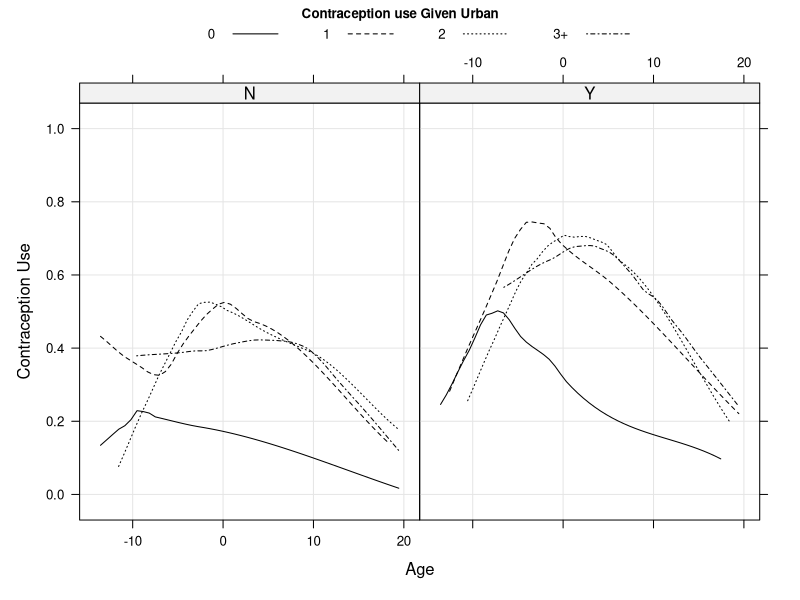
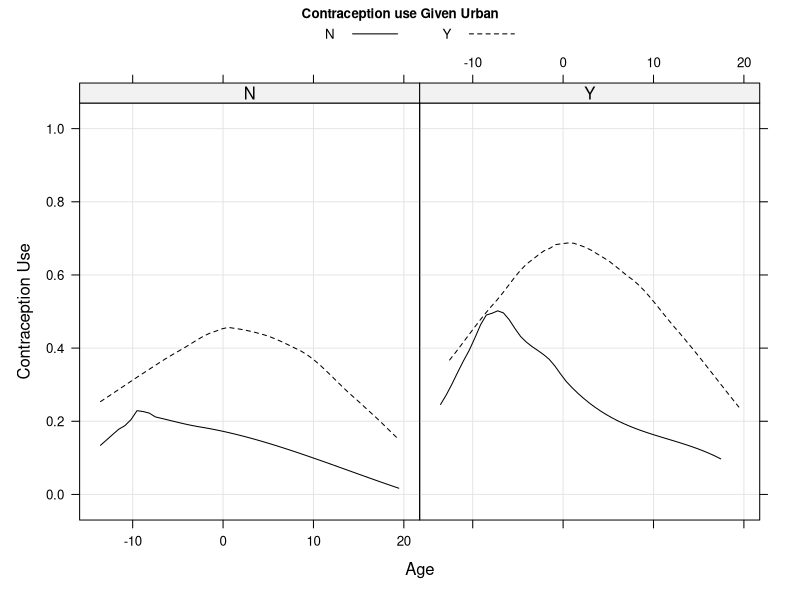
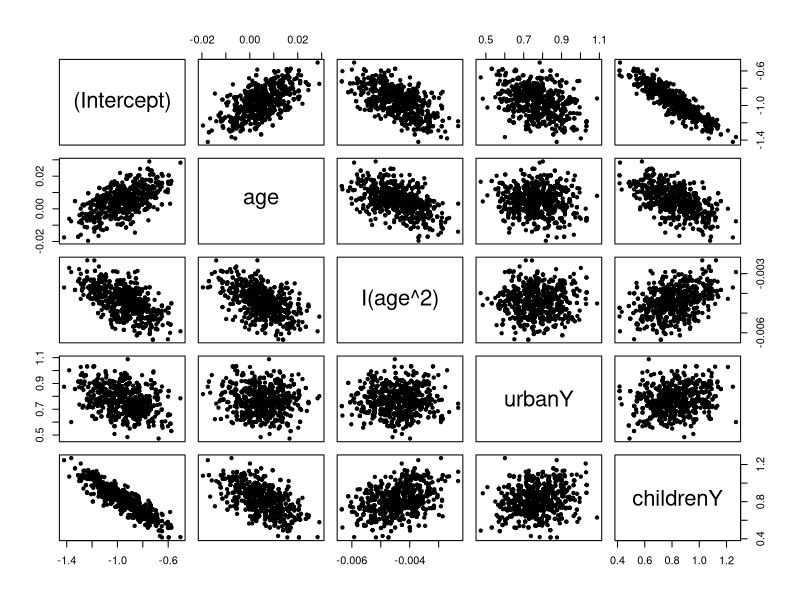

Write R code to recreate these figures, in order.
# Name: binomialRegression.R
# Auth: uhkniazi
# Date: 06/06/2017
# Desc: Binomial regression, using fixed and random effects (2 level model)


## using the contraception data set
## see page 120 Chapter 6 of Lme4 book.
library(lattice)
library(lme4)
library(mlmRev)
library(car)
library(LearnBayes)

data("Contraception")

str(Contraception)

## we plot the data as the author does in this book
xyplot(ifelse(use == 'Y', 1, 0) ~ age|urban, data = Contraception, groups = livch, lty=1:4, col=1,
       type=c('g', 'smooth'), key = list(text=list(levels(Contraception$livch)), lines=list(lty=1:4),
                                         columns=4, cex=0.8),
       xlab='Age', ylab='Contraception Use', main=list(label='Contraception use Given Urban', cex=0.8))

## Figure suggests following things:
## 1- Contraception use and age have a quadradic trend.
## 2- middle age range women are more likely to use contraception
## 3- Urban women are more likely to use contraception
## 4- women with 0 childeren are less likely to use contraception.
## 5- women who have children are less different from each other

## using point 5, merge the groups 1, 2, and 3 in the variable livch
Contraception$children = factor(Contraception$livch != 0, labels=c('N', 'Y'))

str(Contraception)

xyplot(ifelse(use == 'Y', 1, 0) ~ age|urban, data = Contraception, groups = children, lty=1:2, col=1,
       type=c('g', 'smooth'), key = list(text=list(levels(Contraception$children)), lines=list(lty=1:2),
                                         columns=2, cex=0.8),
       xlab='Age', ylab='Contraception Use', main=list(label='Contraception use Given Urban', cex=0.8))

## we should perhaps also use an interaction term between age and number of children, as the slopes and interceptrs
## in cases with children are different to those without children.

## lets fit a model using the binomial glm without random effects
fit.1 = glm(use ~ age + I(age^2) + urban + children, data=Contraception, family = binomial(link='logit'))
summary(fit.1)


logit.inv = function(p) {exp(p)/(exp(p)+1) }

## lets write a custom glm using a bayesian approach
## write the log posterior function
mylogpost = function(theta, data){
  ## parameters to track/estimate
  betas = theta # vector of betas i.e. regression coefficients for population
  ## data
  resp = data$resp # resp
  mModMatrix = data$mModMatrix
  
  # calculate fitted value
  iFitted = mModMatrix %*% betas
  # using logit link so use inverse logit
  iFitted = logit.inv(iFitted)
  # write the priors and likelihood 
  lp = dcauchy(betas[1], 0, 10, log=T) + sum(dcauchy(betas[-1], 0, 10, log=T))
  lik = sum(dbinom(resp, 1, iFitted, log=T))
  val = lik + lp
  return(val)
}

lData = list(resp=ifelse(Contraception$use == 'N', 0, 1), mModMatrix=model.matrix(use ~ age + I(age^2) + urban + children, data=Contraception))
start = c(rep(0, times=ncol(lData$mModMatrix)))

mylogpost(start, lData)

fit.2 = laplace(mylogpost, start, lData)
se = sqrt(diag(fit.2$var))

### lets take a sample from this 
## parameters for the multivariate t density
tpar = list(m=fit.2$mode, var=fit.2$var*2, df=4)
## get a sample directly and using sir (sampling importance resampling with a t proposal density)
s = sir(mylogpost, tpar, 1000, lData)
colnames(s) = colnames(lData$mModMatrix)
apply(s, 2, mean)
apply(s, 2, sd)
pairs(s, pch=20)
fit.2$sir = s

#######################################################################
########### lets fit a more complex random effects model
fit.3 = glmer(use ~ age + I(age^2) + urban + children + (1 | district), data=Contraception, family = binomial)
summary(fit.3)
## ignore the convergence error

# write a new log posterior function with random effects
myloglike.random = function(theta, data){
  ## data
  resp = data$resp # resp
  mModMatrix = data$mModMatrix
  groupIndex = data$groupIndex  ## mapping variable to map each random effect to its respective response variable
  ## parameters to track/estimate
  sigmaRan = exp(theta['sigmaRan']) # random effect scale/sd
  betas = theta[2:(ncol(mModMatrix)+1)] # vector of betas i.e. regression coefficients for population
  iGroupsJitter = theta[-c(1,(ncol(mModMatrix)+1))] # random effects jitters for the group deflections
  
  ## random effect jitter for the population intercept
  # each group contributes a jitter centered on 0
  # population slope + random jitter
  ivBetaRand = betas[1] + iGroupsJitter
  # create a matrix of betas with the new interceptr/unique intercept for each random effect
  ivIntercept = ivBetaRand[groupIndex] # expand this intercept
  iFitted = mModMatrix[,2:ncol(mModMatrix)] %*% betas[2:ncol(mModMatrix)]
  iFitted = ivIntercept + iFitted
  # using logit link so use inverse logit
  iFitted = logit.inv(iFitted)
  ## first level, log priors
  if (is.nan(sigmaRan) | sigmaRan <= 0) return(-Inf)
  lran = sum(dnorm(iGroupsJitter, 0, sigmaRan, log=T))
  lp = dcauchy(betas[1], 0, 10, log=T) + sum(dcauchy(betas[-1], 0, 10, log=T))
  # write the likelihood function
  lik = sum(dbinom(resp, 1, iFitted, log=T))
  val = lp + lran + lik
  return(val)
}

lData$groupIndex = as.numeric(Contraception$district)

start = c(sigmaRan=log(sd(lData$resp)), fit.2$mode, rep(0, times=nlevels(Contraception$district)))

myloglike.random(start, lData)

fit.4 = laplace(myloglike.random, start, lData)
